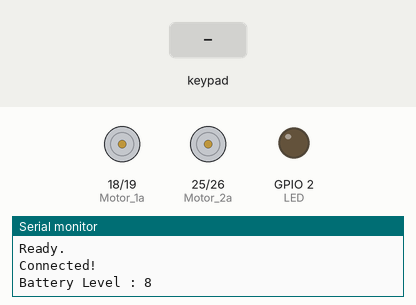
The sketch below on a simulated ESP32. Shown: motor-driver pin pairs drawn as motors (green arrow = first pin HIGH = forward, orange = second pin HIGH = backward, longer = more drive), output pins drawn as LEDs (lit = HIGH), the last lines printed to the serial monitor. The inputs (shaded band) are chosen by the test bench. Nothing arrives over Bluetooth unless stated.

Above: at 1.2 s.
1.3 s: key 'U' pressed
At 1.53 s:
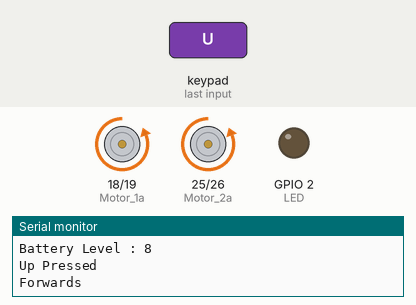
3.2 s: key 'D' pressed
At 3.43 s:
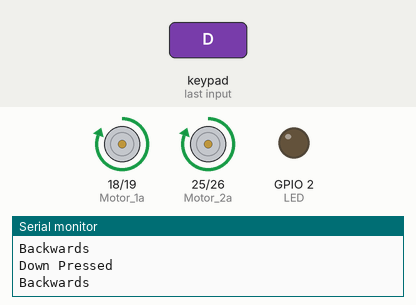
5.1 s: key 'L' pressed
At 5.33 s:
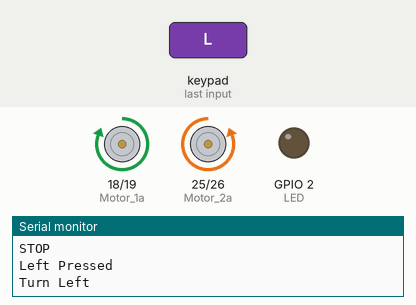
7.0 s: key 'R' pressed
At 7.23 s:
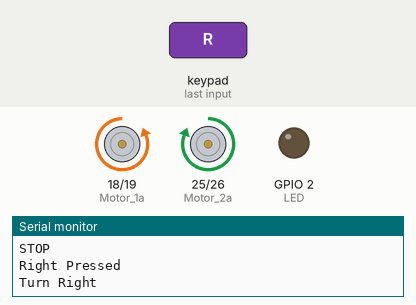
Timing chart, 0 to 9.9 s (numbered marks = the images above; inputs shaded):
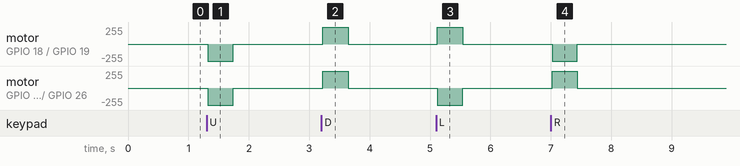

Measured:
- after the input at 1.3 s, motor on GPIO 18 (Motor_1a) / GPIO 19 (Motor_1b), motor on GPIO 25 (Motor_2a) / GPIO 26 (Motor_2b): stopped → backward 255/255 at once, → stopped 0.42 s later
- after the input at 3.2 s, motor on GPIO 18 (Motor_1a) / GPIO 19 (Motor_1b), motor on GPIO 25 (Motor_2a) / GPIO 26 (Motor_2b): stopped → forward 255/255 at once, → stopped 0.42 s later
- after the input at 5.1 s, motor on GPIO 18 (Motor_1a) / GPIO 19 (Motor_1b): stopped → forward 255/255 at once, → stopped 0.42 s later; motor on GPIO 25 (Motor_2a) / GPIO 26 (Motor_2b): stopped → backward 255/255 at once, → stopped 0.42 s later
- after the input at 7.0 s, motor on GPIO 18 (Motor_1a) / GPIO 19 (Motor_1b): stopped → backward 255/255 at once, → stopped 0.42 s later; motor on GPIO 25 (Motor_2a) / GPIO 26 (Motor_2b): stopped → forward 255/255 at once, → stopped 0.42 s later

The sketch:

PS4_Robot.ino
```cpp
#include <PS4Controller.h>

//Set up variables
int LX = 0;
int LY = 0;
int R_X = 0;
int RY = 0;

int LX_old = 0;
int LY_old = 0;
int RX_old = 0;
int RY_old = 0;

int deadBand = 8;
bool connected = 0;

bool up = 0;
bool down = 0;
bool left = 0;
bool right = 0;


void setup() {
  Serial.begin(115200);
  PS4.begin("0A:0B:0C:0D:0E:0F");

  //ESP32 pin setup
  pinMode(2, OUTPUT); // LED

  pinMode(18, OUTPUT); // Motor 1a
  pinMode(19, OUTPUT); // Motor 1b

  pinMode(25, OUTPUT); // Motor 2a
  pinMode(26, OUTPUT); // Motor 2b

  Serial.println("Ready.");
}

void loop() {
  if ((PS4.isConnected()) && (connected != 1)) {
    Serial.println("Connected!");
    Serial.printf("Battery Level : %d\n", PS4.Battery());
    connected = 1;
  }

  // Below has all accessible outputs from the controller
  if (PS4.isConnected()) {

    if (PS4.Right()) {
      if (right == 0) {
        Serial.println("Right Pressed");
        Serial.println("Turn Right");
      }
      right = 1;
      digitalWrite(18, 0);
      digitalWrite(19, 1);
      digitalWrite(25, 1);
      digitalWrite(26, 0);
    }
    else if (right == 1) {
      right = 0;
      Serial.println("Right Released");
      Serial.println("STOP");
      digitalWrite(18, 0);
      digitalWrite(19, 0);
      digitalWrite(25, 0);
      digitalWrite(26, 0);
    }


    if (PS4.Down()) {
      if (up == 0) {
        Serial.println("Down Pressed");
        Serial.println("Backwards");
      }
      down = 1;
      digitalWrite(18, 1);
      digitalWrite(19, 0);
      digitalWrite(25, 1);
      digitalWrite(26, 0);
    }
    else if (down == 1) {
      down = 0;
      Serial.println("Down Released");
      Serial.println("STOP");
      digitalWrite(18, 0);
      digitalWrite(19, 0);
      digitalWrite(25, 0);
      digitalWrite(26, 0);
    }


    if (PS4.Up()) {
      if (up == 0) {
        Serial.println("Up Pressed");
        Serial.println("Forwards");
      }
      up = 1;
      digitalWrite(18, 0);
      digitalWrite(19, 1);
      digitalWrite(25, 0);
      digitalWrite(26, 1);
    }
    else if (up == 1) {
      up = 0;
      Serial.println("Up Released");
      Serial.println("STOP");
      digitalWrite(18, 0);
      digitalWrite(19, 0);
      digitalWrite(25, 0);
      digitalWrite(26, 0);
    }

    if (PS4.Left()) {
      if (left == 0) {
        Serial.println("Left Pressed");
        Serial.println("Turn Left");
      }
      left = 1;
      digitalWrite(18, 1);
      digitalWrite(19, 0);
      digitalWrite(25, 0);
      digitalWrite(26, 1);
    }
    else if (left == 1) {
      left = 0;
      Serial.println("Left Released");
      Serial.println("STOP");
      digitalWrite(18, 0);
      digitalWrite(19, 0);
      digitalWrite(25, 0);
      digitalWrite(26, 0);
    }


    if (PS4.Square()) Serial.println("Square Button");
    if (PS4.Cross()) Serial.println("Cross Button");
    if (PS4.Circle()) Serial.println("Circle Button");
    if (PS4.Triangle()) Serial.println("Triangle Button");

    if (PS4.UpRight()) Serial.println("Up Right");
    if (PS4.DownRight()) Serial.println("Down Right");
    if (PS4.UpLeft()) Serial.println("Up Left");
    if (PS4.DownLeft()) Serial.println("Down Left");

    if (PS4.L1()) Serial.println("L1 Button");
    if (PS4.R1()) Serial.println("R1 Button");

    if (PS4.Share()) Serial.println("Share Button");
    if (PS4.Options()) Serial.println("Options Button");
    if (PS4.L3()) Serial.println("L3 Button");
    if (PS4.R3()) Serial.println("R3 Button");

    if (PS4.PSButton()) Serial.println("PS Button");
    if (PS4.Touchpad()) Serial.println("Touch Pad Button");

    if (PS4.L2()) {
      Serial.printf("L2 button at %d\n", PS4.L2Value());
    }
    if (PS4.R2()) {
      Serial.printf("R2 button at %d\n", PS4.R2Value());
    }

    if (PS4.LStickX()) {
      LX = PS4.LStickX();
      //Serial.printf("Left Stick x at %d\n", PS4.LStickX());

      // Use the deadband to make sure the value goes back to zero when you let go of the stick.
      if ((LX < deadBand) && (LX > -deadBand)) {
        LX = 0;
      }
    }


    if (PS4.LStickY()) {
      LY = PS4.LStickY();
      //Serial.printf("Left Stick x at %d\n", PS4.LStickX());

      // Use the deadband to make sure the value goes back to zero when you let go of the stick.
      if ((LY < deadBand) && (LY > -deadBand)) {
        LY = 0;
      }
    }


    if (PS4.RStickX()) {
      R_X = PS4.RStickX();
      //Serial.printf("Left Stick x at %d\n", PS4.LStickX());

      // Use the deadband to make sure the value goes back to zero when you let go of the stick.
      if ((R_X < deadBand) && (R_X > -deadBand)) {
        R_X = 0;
      }
    }


    if (PS4.RStickY()) {
    RY = PS4.RStickY();
      //Serial.printf("Left Stick x at %d\n", PS4.LStickX());

      // Use the deadband to make sure the value goes back to zero when you let go of the stick.
      if ((RY < deadBand) && (RY > -deadBand)) {
        RY = 0;
      }
    }


    // Only print the values if they have changed
    if ((LX != LX_old) || (LY != LY_old) || (R_X != RX_old) || (RY != RY_old)) {
      Serial.printf("LX = %04d, LY = %04d, RX = %04d, RY = %04d\n", LX, LY, R_X, RY);
    }
    LX_old = LX;
    LY_old = LY;
    RX_old = R_X;
    RY_old = RY;


    if (PS4.Charging()) Serial.println("The controller is charging");
    if (PS4.Audio()) Serial.println("The controller has headphones attached");
    if (PS4.Mic()) Serial.println("The controller has a mic attached");

  }
}
```
